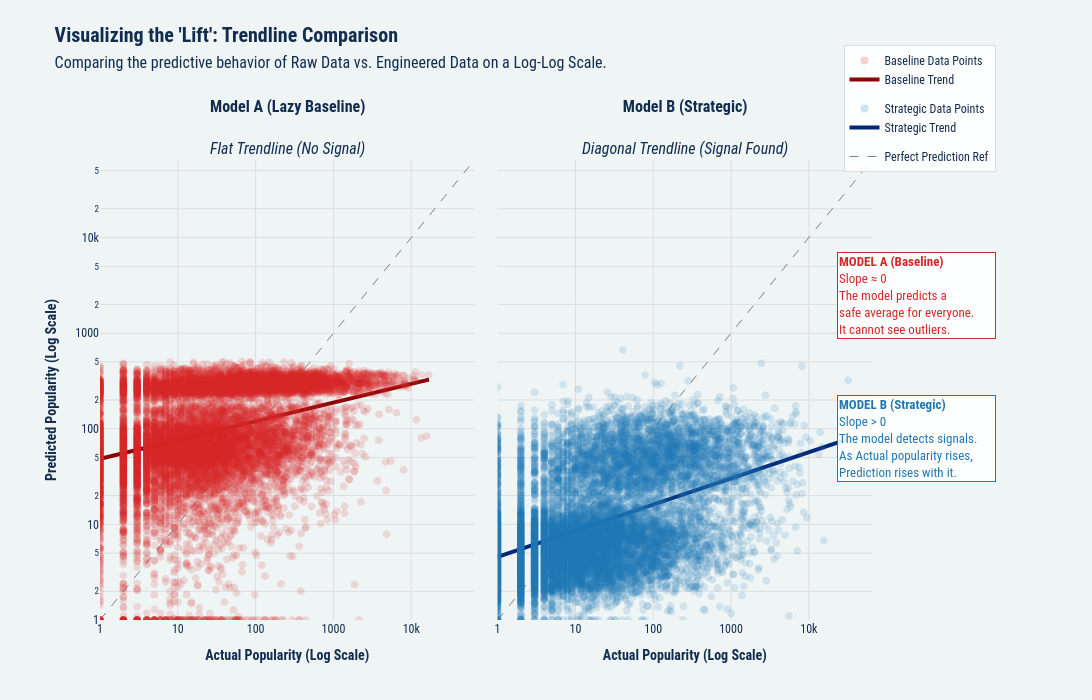

The notebook cell this image was saved under:
### Markdown cell above
# **Section 4. Comparative Evaluation & Forensic Analysis**

## **4.1. Visualizing the "Lift" (The Proof of Victory)**

### **4.1.1. Objective**

Metrics like $R^2$ are abstract. To prove the thesis to stakeholders, we must pass the **"Eye Test."** We need to visually demonstrate the fundamental difference in *behavior* between the Lazy Model and the Strategic Model.

We aim to prove:

1.  **Model A (Lazy)** "gave up" on understanding virality, defaulting to a safe, flat prediction (The Mean) to minimize error.

2.  **Model B (Strategic)** "learned" the structure of virality, successfully distinguishing between low-value content and high-value hits.

### **4.1.2. Methodology: The Comparative Visualization Strategy**

We will generate a **Dual-Panel Log-Log Scatter Plot**.

*   **Why Log-Log Scale?**
    *   As proven in Section 1, the raw data spans 5 orders of magnitude (0 to 49,000). A standard linear plot squashes 99% of the data into the bottom corner.
    
    *   By plotting $\log(\text{Actual})$ vs. $\log(\text{Predicted})$, we expand the visual space. This allows us to see if the model can tell the difference between a **10-view article** and a **10,000-view article**.

*   **Panel 1: The Baseline (Model A)**
    *   **Hypothesis:** We expect to see a **Horizontal Blob**. The model predicts roughly the same value (e.g., ~100-200) regardless of whether the actual score is 10 or 10,000. It fails to "climb the ladder."

*   **Panel 2: The Strategic (Model B)**
    *   **Hypothesis:** We expect to see a **Diagonal Cloud** (45-degree angle). As the Actual score increases, the Predicted score should also increase. This "Slope" represents the signal we successfully engineered.

### **4.1.3. Code Logic & Visualization Strategy**

1.  **Data Loading & Alignment:**
    *   Retrieve frozen results from `experiment_a_results.pkl` (Baseline) and `experiment_b_results.pkl` (Strategic).
    *   Extract Actual (`y_test`) and Predicted (`y_pred`) vectors.
    *   **Crucial Step:** Apply **Inverse Transformation** (`np.expm1`) to Model B's data to ensure we are comparing **Real Popularity Scores** (Raw Scale) across both models, not Log scores.

2.  **Trendline Engineering:**
    *   Since raw scatter plots can be noisy, we calculate a **Linear Regression Trendline** for both models on the Log-Log scale.
    *   *Model A Trend:* Expected to be near-horizontal (Slope $\approx$ 0).
    *   *Model B Trend:* Expected to be diagonal (Slope > 0).

3.  **Advanced Layout (Plotly Subplots):**
    *   **Structure:** 1x2 Subplot architecture with **Shared Y-Axes** for direct visual comparison.
    *   **Scaling:** Apply `type="log"` to both X and Y axes. This expands the "Viral Zone" (1,000+ points), preventing high-value outliers from being squashed.
    *   **Reference Frame:** Calculate a dynamic `max_val` to draw a dashed **"Perfect Prediction" Diagonal Line** ($y=x$) on both plots.

4.  **Annotations & Storytelling:**
    *   **Legend Grouping:** Link the trendlines and reference lines across subplots so toggling one affects both.
    *   **Sidebar Context:** Add explicit text annotations in the right margin explaining *why* Model A failed ("Safe Average") and *why* Model B succeeded ("Signal Detection").

### Code cell
# --- SECTION 4.1: VISUALIZING THE LIFT (FINAL POLISH with Load-or-Run) ---

# 1. Define Paths
FIGURES_PATH = 'figures'
os.makedirs(FIGURES_PATH, exist_ok=True)

PNG_NAME = 'ml_models_lift_comparison.png'
JSON_NAME = 'ml_models_lift_comparison.json'
PNG_PATH = os.path.join(FIGURES_PATH, PNG_NAME)
JSON_PATH = os.path.join(FIGURES_PATH, JSON_NAME)

# Data Source Paths
path_a = 'Data/prepared/experiment_a_results.pkl'
path_b = 'Data/prepared/experiment_b_results.pkl'

# --- LOAD-OR-RUN LOGIC ---
if os.path.exists(JSON_PATH):
    print(f"Interactive figure found at {JSON_PATH}. Loading from cache...")
    
    # Load from JSON
    fig_comp = pio.read_json(JSON_PATH)
    
    # Ensure PNG exists (re-save if deleted)
    if not os.path.exists(PNG_PATH):
        print("Re-generating missing PNG from cached JSON...")
        fig_comp.write_image(PNG_PATH, scale=8, height=700, width=1500)
        
    fig_comp.show()

else:
    print("Generating new comparison figure...")
    
    if os.path.exists(path_a) and os.path.exists(path_b):
        res_a = joblib.load(path_a)
        res_b = joblib.load(path_b)

        # 1. Extract & Force to NumPy Arrays
        y_act_a = np.array(res_a['y_test'])
        y_pred_a = np.clip(np.array(res_a['y_pred']), 1, None) 

        y_act_b = np.array(res_b['y_test_real'])
        y_pred_b = np.clip(np.array(res_b['y_pred_real']), 1, None)

        # 2. Dynamic Max Value
        max_val = max(y_act_a.max(), y_act_b.max(), y_pred_a.max(), y_pred_b.max()) * 2 

        # 3. Calculate Trendlines
        def get_trendline(x, y):
            x_safe = np.clip(np.array(x), 1, None)
            y_safe = np.clip(np.array(y), 1, None)
            x_log = np.log10(x_safe).reshape(-1, 1)
            y_log = np.log10(y_safe)
            model = LinearRegression()
            model.fit(x_log, y_log)
            x_range_log = np.linspace(x_log.min(), x_log.max(), 100)
            y_range_log = model.predict(x_range_log.reshape(-1, 1))
            return 10**x_range_log, 10**y_range_log

        trend_x_a, trend_y_a = get_trendline(y_act_a, y_pred_a)
        trend_x_b, trend_y_b = get_trendline(y_act_b, y_pred_b)

        # 4. Create Subplots
        fig_comp = make_subplots(
            rows=1, cols=2,
            subplot_titles=(
                "<b>Model A (Lazy Baseline)</b><br><br><i>Flat Trendline (No Signal)</i>", 
                "<b>Model B (Strategic)</b><br><br><i>Diagonal Trendline (Signal Found)</i>"
            ),
            shared_yaxes=True,
            horizontal_spacing=0.03
        )

        # --- PLOT A: BASELINE ---
        # Dots
        fig_comp.add_trace(go.Scattergl(
            x=y_act_a, y=y_pred_a,
            mode='markers',
            name='Baseline Data Points',
            marker=dict(color='#d62728', size=8, opacity=0.15),
            showlegend=True, # Show in legend
            legendgroup='group_a'
        ), row=1, col=1)

        # Trendline
        fig_comp.add_trace(go.Scatter(
            x=trend_x_a, y=trend_y_a,
            mode='lines',
            name='Baseline Trend',
            line=dict(color='#8c0303', width=4),
            legendgroup='group_a'
        ), row=1, col=1)

        # --- PLOT B: STRATEGIC ---
        # Dots
        fig_comp.add_trace(go.Scattergl(
            x=y_act_b, y=y_pred_b,
            mode='markers',
            name='Strategic Data Points',
            marker=dict(color='#1f77b4', size=8, opacity=0.15),
            showlegend=True,
            legendgroup='group_b'
        ), row=1, col=2)

        # Trendline
        fig_comp.add_trace(go.Scatter(
            x=trend_x_b, y=trend_y_b,
            mode='lines',
            name='Strategic Trend',
            line=dict(color='#002878', width=4),
            legendgroup='group_b'
        ), row=1, col=2)

        # --- PERFECT FIT LINE (Linked via legendgroup) ---
        for i in [1, 2]:
            fig_comp.add_trace(go.Scatter(
                x=[1, max_val], y=[1, max_val],
                mode='lines',
                line=dict(color='gray', dash='dash', width=1),
                name='Perfect Prediction Ref',
                legendgroup='ref_line', # Link them together
                showlegend=(i==1) # Only show one entry in legend
            ), row=1, col=i)

        # --- SIDEBAR ANNOTATIONS (Right Margin) ---
        # Model A Note
        fig_comp.add_annotation(
            xref="paper", yref="paper",
            x=1.16, y=0.8, # Right Sidebar
            text="<b>MODEL A (Baseline)</b><br>Slope ≈ 0<br>The model predicts a<br>safe average for everyone.<br>It cannot see outliers.",
            showarrow=False, align="left",
            font=dict(color="#d62728", size=13),
            bgcolor="rgba(255,255,255,0.9)", bordercolor="#d62728", borderwidth=1,
            width=155
        )

        # Model B Note
        fig_comp.add_annotation(
            xref="paper", yref="paper",
            x=1.16, y=0.3, # Right Sidebar
            text="<b>MODEL B (Strategic)</b><br>Slope > 0<br>The model detects signals.<br>As Actual popularity rises,<br>Prediction rises with it.",
            showarrow=False, align="left",
            font=dict(color="#1f77b4", size=13),
            bgcolor="rgba(255,255,255,0.9)", bordercolor="#1f77b4", borderwidth=1,
            width=155
        )

        # --- LAYOUT POLISH ---
        fig_comp.update_layout(
            title=dict(
                text="<b>Visualizing the 'Lift': Trendline Comparison</b><br><span style='font-size:16px;'>Comparing the predictive behavior of Raw Data vs. Engineered Data on a Log-Log Scale.</span>",
                y=0.94, x=0.05
            ),
            height=700, width=1500, # Increased width for sidebar
            template="custom_template",
            margin=dict(t=160, b=80, l=100, r=220), # Huge Right Margin for Annotations
            legend=dict(
                orientation="v", y=1.25, x=1.16, # Legend in far right sidebar
                xanchor="right", yanchor="top",
                bgcolor="rgba(255,255,255,0.9)", bordercolor="#dddddd", borderwidth=1
            )
        )

        # Log Axes
        for i in [1, 2]:
            fig_comp.update_xaxes(type="log", title_text="<b>Actual Popularity (Log Scale)</b>", range=[0, np.log10(max_val)], row=1, col=i)
        
        fig_comp.update_yaxes(type="log", title_text="<b>Predicted Popularity (Log Scale)</b>", row=1, col=1, range=[0, np.log10(max_val)])
        fig_comp.update_yaxes(type="log", showticklabels=False, row=1, col=2, range=[0, np.log10(max_val)])

        # --- SAVE OUTPUTS ---
        print(f"Saving figure to {FIGURES_PATH}...")
        
        # 1. Save PNG (for slides)
        fig_comp.write_image(PNG_PATH, scale=8, height=700, width=1500)
        
        # 2. Save JSON (for interactivity)
        with open(JSON_PATH, "w", encoding="utf-8") as f:
            fig_comp.write_json(f)

        fig_comp.show()

    else:
        print("Error: Results files (.pkl) not found. Please run Experiment A and B first.")

### Figure 1 — Plotly figure (JSON) as saved in the notebook; plotly's stock layout.template omitted (floating-point values rounded to 4 significant figures; data arrays with more than 128 entries replaced by an {"elided": "..."} marker saying what was removed)
{"data": [{"legendgroup": "group_a", "marker": {"color": "#d62728", "opacity": 0.15, "size": 8}, "mode": "markers", "name": "Baseline Data Points", "showlegend": true, "type": "scattergl", "x": {"elided": "18592 int values"}, "xaxis": "x", "y": {"elided": "18592 float values"}, "yaxis": "y"}, {"legendgroup": "group_a", "line": {"color": "#8c0303", "width": 4}, "mode": "lines", "name": "Baseline Trend", "type": "scatter", "x": [1.0, 1.103, 1.217, 1.343, 1.482, 1.635, 1.804, 1.99, 2.196, 2.423, 2.673, 2.949, 3.254, 3.591, 3.962, 4.371, 4.822, 5.321, 5.871, 6.477, 7.146, 7.885, 8.7, 9.598, 10.59, 11.68, 12.89, 14.22, 15.69, 17.32, 19.1, 21.08, 23.26, 25.66, 28.31, 31.24, 34.46, 38.02, 41.95, 46.29, 51.07, 56.35, 62.17, 68.59, 75.68, 83.5, 92.13, 101.6, 112.2, 123.7, 136.5, 150.6, 166.2, 183.4, 202.3, 223.2, 246.3, 271.7, 299.8, 330.8, 365.0, 402.7, 444.3, 490.2, 540.9, 596.7, 658.4, 726.4, 801.5, 884.3, 975.7, 1076.0, 1188.0, 1310.0, 1446.0, 1595.0, 1760.0, 1942.0, 2143.0, 2364.0, 2608.0, 2878.0, 3175.0, 3503.0, 3865.0, 4265.0, 4705.0, 5191.0, 5728.0, 6320.0, 6973.0, 7693.0, 8488.0, 9365.0, 10330.0, 11400.0, 12580.0, 13880.0, 15310.0, 16890.0], "xaxis": "x", "y": [48.6, 49.55, 50.51, 51.49, 52.5, 53.52, 54.56, 55.62, 56.7, 57.81, 58.93, 60.08, 61.25, 62.44, 63.65, 64.89, 66.16, 67.44, 68.76, 70.09, 71.46, 72.85, 74.27, 75.71, 77.19, 78.69, 80.22, 81.78, 83.37, 84.99, 86.65, 88.33, 90.05, 91.81, 93.59, 95.41, 97.27, 99.16, 101.1, 103.1, 105.1, 107.1, 109.2, 111.3, 113.5, 115.7, 117.9, 120.2, 122.6, 125.0, 127.4, 129.9, 132.4, 135.0, 137.6, 140.3, 143.0, 145.8, 148.6, 151.5, 154.5, 157.5, 160.5, 163.7, 166.9, 170.1, 173.4, 176.8, 180.2, 183.7, 187.3, 191.0, 194.7, 198.5, 202.3, 206.3, 210.3, 214.4, 218.5, 222.8, 227.1, 231.6, 236.1, 240.7, 245.3, 250.1, 255.0, 259.9, 265.0, 270.2, 275.4, 280.8, 286.2, 291.8, 297.5, 303.3, 309.2, 315.2, 321.3, 327.6], "yaxis": "y"}, {"legendgroup": "group_b", "marker": {"color": "#1f77b4", "opacity": 0.15, "size": 8}, "mode": "markers", "name": "Strategic Data Points", "showlegend": true, "type": "scattergl", "x": {"elided": "17736 float values"}, "xaxis": "x2", "y": {"elided": "17736 float values"}, "yaxis": "y2"}, {"legendgroup": "group_b", "line": {"color": "#002878", "width": 4}, "mode": "lines", "name": "Strategic Trend", "type": "scatter", "x": [1.0, 1.111, 1.233, 1.37, 1.521, 1.69, 1.877, 2.084, 2.315, 2.571, 2.855, 3.171, 3.521, 3.911, 4.343, 4.824, 5.357, 5.95, 6.608, 7.339, 8.15, 9.052, 10.05, 11.16, 12.4, 13.77, 15.29, 16.99, 18.86, 20.95, 23.27, 25.84, 28.7, 31.87, 35.4, 39.32, 43.66, 48.49, 53.86, 59.81, 66.43, 73.78, 81.94, 91.0, 101.1, 112.2, 124.7, 138.4, 153.8, 170.8, 189.6, 210.6, 233.9, 259.8, 288.5, 320.4, 355.9, 395.2, 439.0, 487.5, 541.4, 601.3, 667.8, 741.7, 823.7, 914.8, 1016.0, 1128.0, 1253.0, 1392.0, 1546.0, 1717.0, 1907.0, 2117.0, 2352.0, 2612.0, 2901.0, 3221.0, 3578.0, 3973.0, 4413.0, 4901.0, 5443.0, 6045.0, 6714.0, 7456.0, 8281.0, 9197.0, 10210.0, 11340.0, 12600.0, 13990.0, 15540.0, 17260.0, 19170.0, 21290.0, 23640.0, 26260.0, 29160.0, 32390.0], "xaxis": "x2", "y": [4.571, 4.704, 4.841, 4.982, 5.127, 5.276, 5.43, 5.588, 5.751, 5.918, 6.09, 6.267, 6.45, 6.638, 6.831, 7.029, 7.234, 7.445, 7.661, 7.884, 8.114, 8.35, 8.593, 8.843, 9.1, 9.365, 9.638, 9.918, 10.21, 10.5, 10.81, 11.12, 11.45, 11.78, 12.12, 12.48, 12.84, 13.21, 13.6, 13.99, 14.4, 14.82, 15.25, 15.7, 16.15, 16.62, 17.11, 17.6, 18.12, 18.64, 19.19, 19.74, 20.32, 20.91, 21.52, 22.14, 22.79, 23.45, 24.13, 24.84, 25.56, 26.3, 27.07, 27.86, 28.67, 29.5, 30.36, 31.24, 32.15, 33.09, 34.05, 35.04, 36.06, 37.11, 38.19, 39.3, 40.45, 41.63, 42.84, 44.08, 45.37, 46.69, 48.05, 49.44, 50.88, 52.36, 53.89, 55.46, 57.07, 58.73, 60.44, 62.2, 64.01, 65.87, 67.79, 69.76, 71.79, 73.88, 76.03, 78.24], "yaxis": "y2"}, {"legendgroup": "ref_line", "line": {"color": "gray", "dash": "dash", "width": 1}, "mode": "lines", "name": "Perfect Prediction Ref", "showlegend": true, "type": "scatter", "x": [1, 64770.0], "xaxis": "x", "y": [1, 64770.0], "yaxis": "y"}, {"legendgroup": "ref_line", "line": {"color": "gray", "dash": "dash", "width": 1}, "mode": "lines", "name": "Perfect Prediction Ref", "showlegend": false, "type": "scatter", "x": [1, 64770.0], "xaxis": "x2", "y": [1, 64770.0], "yaxis": "y2"}], "layout": {"annotations": [{"font": {"size": 16}, "showarrow": false, "text": "<b>Model A (Lazy Baseline)</b><br><br><i>Flat Trendline (No Signal)</i>", "x": 0.2425, "xanchor": "center", "xref": "paper", "y": 1, "yanchor": "bottom", "yref": "paper"}, {"font": {"size": 16}, "showarrow": false, "text": "<b>Model B (Strategic)</b><br><br><i>Diagonal Trendline (Signal Found)</i>", "x": 0.7575, "xanchor": "center", "xref": "paper", "y": 1, "yanchor": "bottom", "yref": "paper"}, {"align": "left", "bgcolor": "rgba(255,255,255,0.9)", "bordercolor": "#d62728", "borderwidth": 1, "font": {"color": "#d62728", "size": 13}, "showarrow": false, "text": "<b>MODEL A (Baseline)</b><br>Slope ≈ 0<br>The model predicts a<br>safe average for everyone.<br>It cannot see outliers.", "width": 155, "x": 1.16, "xref": "paper", "y": 0.8, "yref": "paper"}, {"align": "left", "bgcolor": "rgba(255,255,255,0.9)", "bordercolor": "#1f77b4", "borderwidth": 1, "font": {"color": "#1f77b4", "size": 13}, "showarrow": false, "text": "<b>MODEL B (Strategic)</b><br>Slope > 0<br>The model detects signals.<br>As Actual popularity rises,<br>Prediction rises with it.", "width": 155, "x": 1.16, "xref": "paper", "y": 0.3, "yref": "paper"}], "height": 700, "legend": {"bgcolor": "rgba(255,255,255,0.9)", "bordercolor": "#dddddd", "borderwidth": 1, "orientation": "v", "x": 1.16, "xanchor": "right", "y": 1.25, "yanchor": "top"}, "margin": {"b": 80, "l": 100, "r": 220, "t": 160}, "title": {"text": "<b>Visualizing the 'Lift': Trendline Comparison</b><br><span style='font-size:16px;'>Comparing the predictive behavior of Raw Data vs. Engineered Data on a Log-Log Scale.</span>", "x": 0.05, "y": 0.94}, "width": 1500, "xaxis": {"anchor": "y", "domain": [0, 0.485], "range": [0, 4.811], "title": {"text": "<b>Actual Popularity (Log Scale)</b>"}, "type": "log"}, "xaxis2": {"anchor": "y2", "domain": [0.515, 1], "range": [0, 4.811], "title": {"text": "<b>Actual Popularity (Log Scale)</b>"}, "type": "log"}, "yaxis": {"anchor": "x", "domain": [0, 1], "range": [0, 4.811], "title": {"text": "<b>Predicted Popularity (Log Scale)</b>"}, "type": "log"}, "yaxis2": {"anchor": "x2", "domain": [0, 1], "matches": "y", "range": [0, 4.811], "showticklabels": false, "type": "log"}}}
